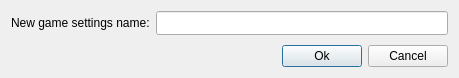
<?xml version="1.0" encoding="UTF-8"?>
<ui version="4.0">
 <class>AddNewGame</class>
 <widget class="QDialog" name="AddNewGame">
  <property name="geometry">
   <rect>
    <x>0</x>
    <y>0</y>
    <width>459</width>
    <height>78</height>
   </rect>
  </property>
  <property name="windowTitle">
   <string>Dialog</string>
  </property>
  <layout class="QVBoxLayout" name="verticalLayout">
   <item>
    <layout class="QHBoxLayout" name="horizontalLayout">
     <item>
      <widget class="QLabel" name="lable">
       <property name="toolTip">
        <string>Settings name</string>
       </property>
       <property name="text">
        <string>New game settings name:</string>
       </property>
      </widget>
     </item>
     <item>
      <widget class="QLineEdit" name="line_edit">
       <property name="font">
        <font>
         <family>Comic Sans MS</family>
        </font>
       </property>
       <property name="toolTip">
        <string>Settings name</string>
       </property>
      </widget>
     </item>
    </layout>
   </item>
   <item>
    <spacer name="verticalSpacer">
     <property name="orientation">
      <enum>Qt::Vertical</enum>
     </property>
     <property name="sizeHint" stdset="0">
      <size>
       <width>20</width>
       <height>40</height>
      </size>
     </property>
    </spacer>
   </item>
   <item>
    <layout class="QHBoxLayout" name="horizontalLayout_2">
     <item>
      <spacer name="horizontalSpacer">
       <property name="orientation">
        <enum>Qt::Horizontal</enum>
       </property>
       <property name="sizeHint" stdset="0">
        <size>
         <width>40</width>
         <height>20</height>
        </size>
       </property>
      </spacer>
     </item>
     <item>
      <widget class="QPushButton" name="ok_push_btn">
       <property name="text">
        <string>Ok</string>
       </property>
      </widget>
     </item>
     <item>
      <widget class="QPushButton" name="cancel_push_btn">
       <property name="text">
        <string>Cancel</string>
       </property>
      </widget>
     </item>
    </layout>
   </item>
  </layout>
 </widget>
 <resources/>
 <connections/>
</ui>
